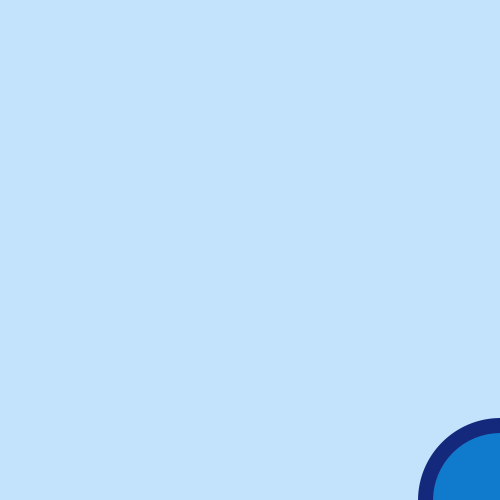
Frame 1 (no input)
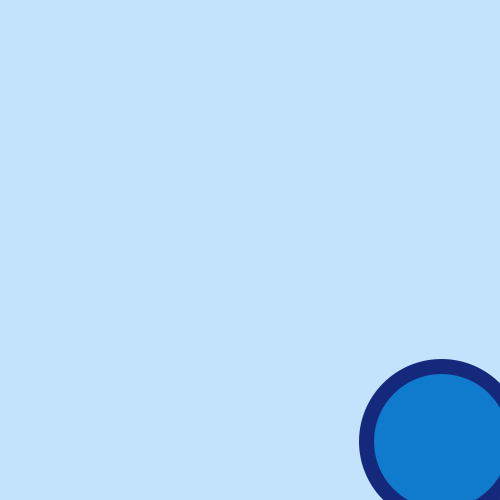
Frame 60 (the mouse pressed at the canvas centre just before this capture)
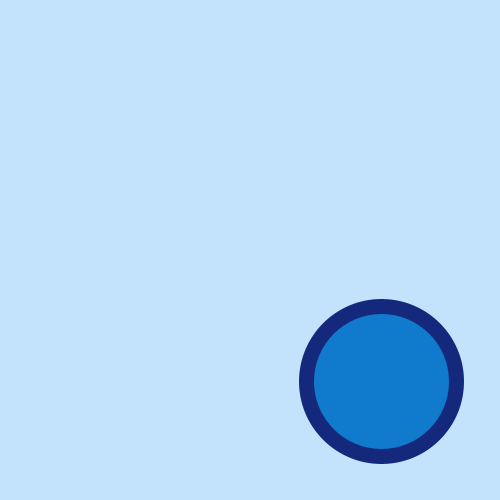
Frame 120 (the mouse held since frame 60 and released just before this capture)

The Processing sketch that drew these frames (run headless with seeded random() and noise(); from frame 60 on, the mouse is pressed at the canvas centre):

// Processing sketch: RMM_atividade_3
// ── RMM_atividade_3.pde
int x = 500;
void setup ()
{
  size (500,500);
}

void draw ()
{
  background(#c3e3fd);
  stroke (#15297c);
  strokeWeight(15);
  fill(#107acc);
  ellipse(x,x,150,150);
  x = x - 1;
}
